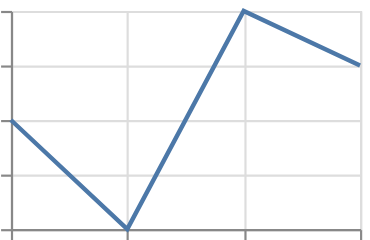

The specification (Vega-Lite) saved for this image:
### Vega-Lite specification from a JSON file in a GitHub repository (floating-point values rounded to 4 significant figures)
{"$schema": "https://vega.github.io/schema/vega-lite/v6.json", "padding": 5, "autosize": "none", "data": {"values": [{"c": "A", "x": 1, "y": 2, "s": 3, "t": "2024-01-01"}, {"c": "B", "x": 2, "y": null, "s": 5, "t": "2024-02-01"}, {"c": "C", "x": 3, "y": 4, "s": null, "t": "2024-03-01"}, {"c": "D", "x": 4, "y": 3, "s": 7, "t": "2024-04-01"}]}, "width": 160, "height": 100, "mark": {"type": "line", "invalid": "show"}, "encoding": {"x": {"field": "x", "type": "quantitative"}, "y": {"field": "y", "type": "quantitative"}}}
